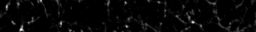
%> input picture cellnav/cellNav_0.70/karl/images/AVG_Ai148_129SVG3_122618_1005-1.tif, 256 x 32 px
$ octave getfilterFromLines.m   (GNU Octave 9; MATLAB toolbox functions it lacks are replaced by stand-ins)
%> lines starting %> are read from the running program, lines starting %| are printed output that depends on the picture
### electron-microscopy/image-acquisition/File_processing_scripts/jmFunctions/GetMyDir.m
function[TPN] = GetMyDir()


%% Get Folder

if ~exist('.\temp'), mkdir('.\temp'),end

if exist('.\temp\Last.mat')
     load(['.\temp\Last.mat'])
     if exist(Last)
        TPN=uigetdir(Last)
     else
         TPN=uigetdir
     end
else
    TPN=uigetdir
%> the answer given: ../../../../cellnav/cellNav_0.70/karl/images
end

TPN= [TPN '\'];

Last=TPN;
if Last>0
save('.\temp\Last.mat','Last');
end

### electron-microscopy/ImageProcessing/EMpostPrc/sharpenDetector/getfilterFromLines.m
clear all
colormap gray(256)
TPN = GetMyDir;
dTPN = dir(TPN);
dTPN = dTPN(3:end);

iNam = [];
for i = 1:length(dTPN)
    nam = dTPN(i).name;
    if length(nam)>4
        if strcmp(nam(end-3:end), '.tif' )
        iNam{length(iNam)+1} = nam;
        end
    end
end

for i = 1 : length(iNam)
   rawI{i} = imread([TPN iNam{i}]);
   I(i,:,:) = double(rawI{i});
end

%% Scale
backGround = mean(mean(I(:,1:3,:),1),2);
%> backGround = 256 values, max 14.67 at index 42, min 0 at index 1, mean 1.29
sI = I;
sI(:,:,1) = sI(:,:,1)-  backGround(1);
sI(:,:,2) = sI(:,:,2) - backGround(2);
for i = 1:size(sI,1)
   for c = 1:2
       sI(i,:,c)=sI(i,:,c)/mean(sI(i,:,c));
   end
end
%> this loop made 2 passes
image(uint8(sI * 50)),pause(.1)
%> (this line was passed over: image is not available in this run)

%%consolidate
msI = squeeze(mean(sI,1));
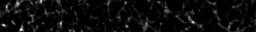
%> msI: size 32x256 double; min 0, max 21.5, mean 1; drawn with min black and max white
image(uint8(msI * 50))
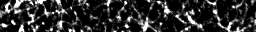
%> displayed picture: size 32x256x3, on the screen's scale of 0 to 255; min 0, max 255, mean 46.3
bar(msI)
colormap([1 0 0; 0 1 0])
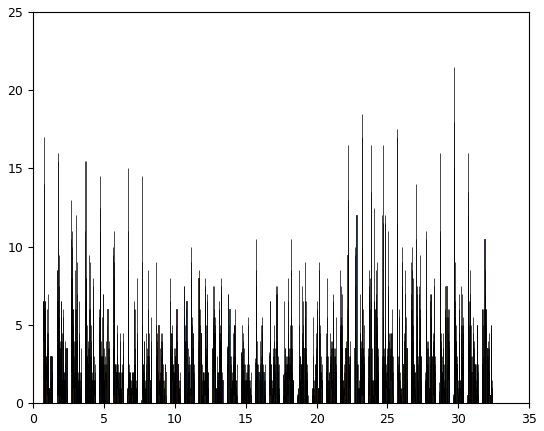
%> figure redrawn from the program's plot data; tallest bar 3.68 high, from x = 13.64 to 13.64; tallest bar 3.27 high, from x = 14.64 to 14.65; tallest bar 12 high, from x = 24.65 to 24.65; tallest bar 17 high, from x = 25.65 to 25.65
